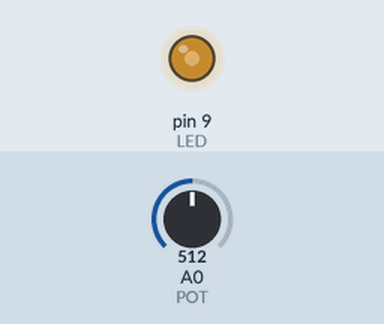
Recording of a sketch running on a simulated Arduino Uno, built with avr-gcc and run on an emulated ATmega328P. Parts: output pins drawn as LEDs (lit = HIGH). Inputs (shaded band) come from the test bench; at power-on: A0 (POT) = 512.

Above: at 1.2 s.
1.3 s: A0 (POT) set to 716
At 2.0 s:
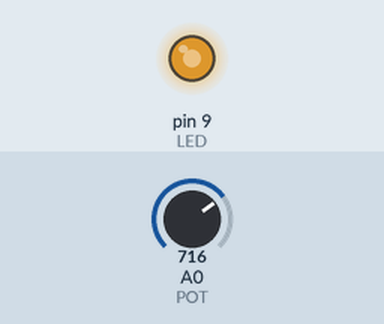
2.8 s: A0 (POT) set to 900
At 3.2 s:
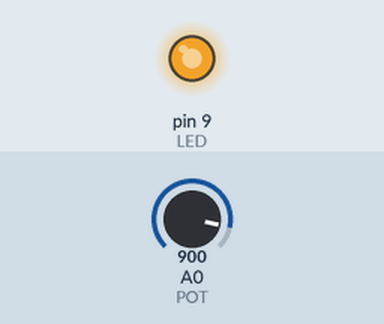
4.3 s: A0 (POT) set to 122
At 5.5 s:
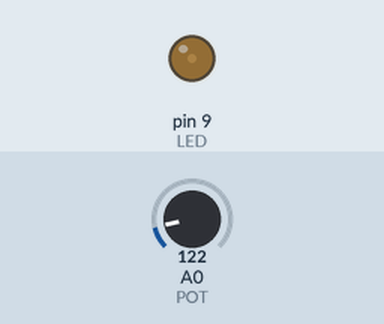
5.8 s: A0 (POT) set to 0
At 6.7 s:
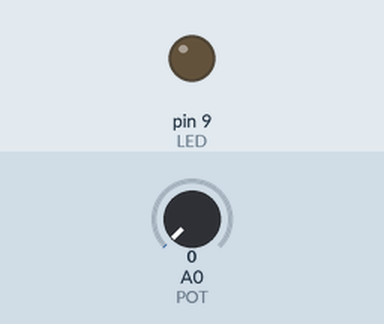
Timing chart, 0 to 8.3 s (numbered marks = the images above; inputs shaded):
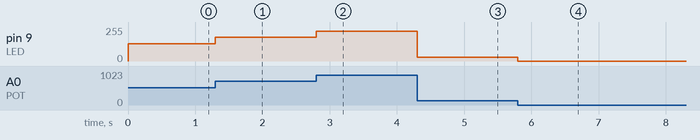

The sketch:

POT_LED.ino
```cpp
// vary LED by potentiometer

const int POT = 0; //potentiometer at analog 0
const int LED = 9; // LED at pin 9

int val = 0;

void setup(){
  pinMode(LED, OUTPUT);
}

void loop(){
  val = analogRead(POT);

  analogWrite(LED, val/4);
}
```

Measured:
- after the input at 1.3 s, pin 9 (LED): 128/255 → 179/255 at once
- after the input at 2.8 s, pin 9 (LED): 179/255 → 225/255 at once
- after the input at 4.3 s, pin 9 (LED): 225/255 → 30/255 at once
- after the input at 5.8 s, pin 9 (LED): 30/255 → 0/255 at once
